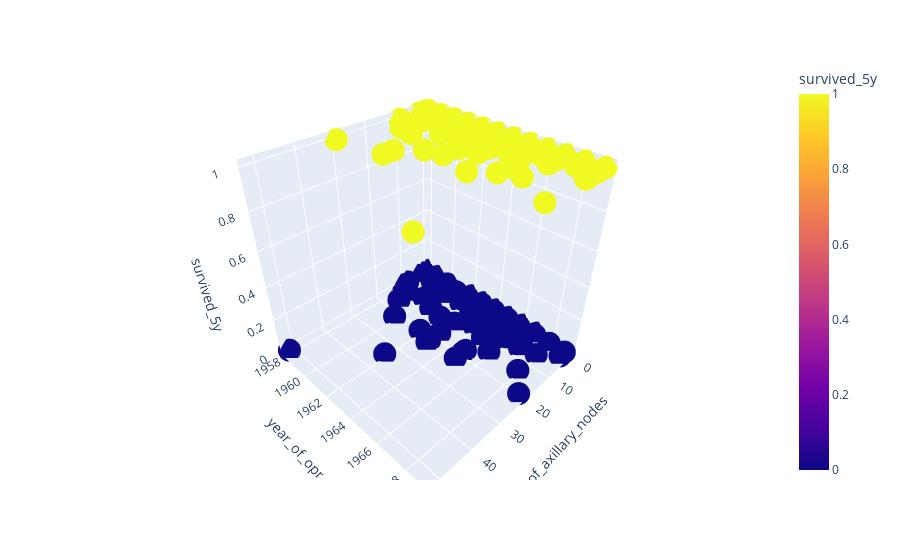

The cell this chart's notebook holds for it:
### Code cell
fig = px.scatter_3d(haberman, x='no_of_axillary_nodes', y='year_of_opr', z='survived_5y',
              color='survived_5y')
fig.show()

### Figure 1 — Plotly figure (JSON) as saved in the notebook; plotly's stock layout.template omitted (floating-point values rounded to 4 significant figures; data arrays with more than 128 entries replaced by an {"elided": "..."} marker saying what was removed)
{"data": [{"hovertemplate": "no_of_axillary_nodes=%{x}<br>year_of_opr=%{y}<br>survived_5y=%{marker.color}<extra></extra>", "legendgroup": "", "marker": {"color": {"elided": "306 int values"}, "coloraxis": "coloraxis", "symbol": "circle"}, "mode": "markers", "name": "", "scene": "scene", "showlegend": false, "type": "scatter3d", "x": {"elided": "306 int values"}, "y": {"elided": "306 int values"}, "z": {"elided": "306 int values"}}], "layout": {"coloraxis": {"colorbar": {"title": {"text": "survived_5y"}}, "colorscale": [[0, "#0d0887"], [0.1111, "#46039f"], [0.2222, "#7201a8"], [0.3333, "#9c179e"], [0.4444, "#bd3786"], [0.5556, "#d8576b"], [0.6667, "#ed7953"], [0.7778, "#fb9f3a"], [0.8889, "#fdca26"], [1, "#f0f921"]]}, "legend": {"tracegroupgap": 0}, "margin": {"t": 60}, "scene": {"domain": {"x": [0, 1], "y": [0, 1]}, "xaxis": {"title": {"text": "no_of_axillary_nodes"}}, "yaxis": {"title": {"text": "year_of_opr"}}, "zaxis": {"title": {"text": "survived_5y"}}}}}
